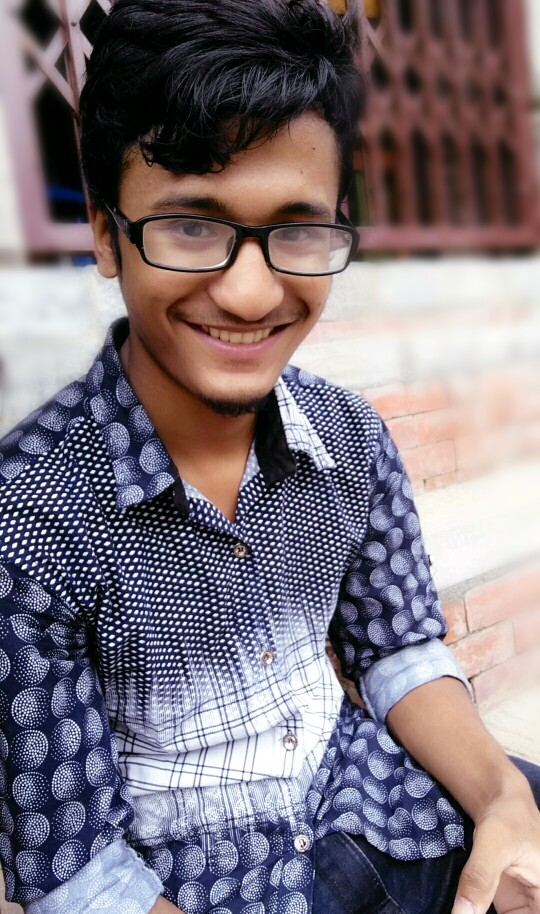
#> input picture images/photo.jpg, 540 x 914 px
$ python templatematching.py
#> lines starting #> are read from the running program, lines starting #| are printed output that depends on the picture; after the words box and inside, x2 and y2 are one past the last pixel; in counts of white or black regions, pixels touching at a corner belong together
import cv2
import numpy as np

img= cv2.imread("../images/photo.jpg")
#> img is the input picture: shape (914, 540, 3); mean B, G, R 123.5, 115.4, 125.5
grey = cv2.cvtColor(img, cv2.COLOR_BGR2GRAY)
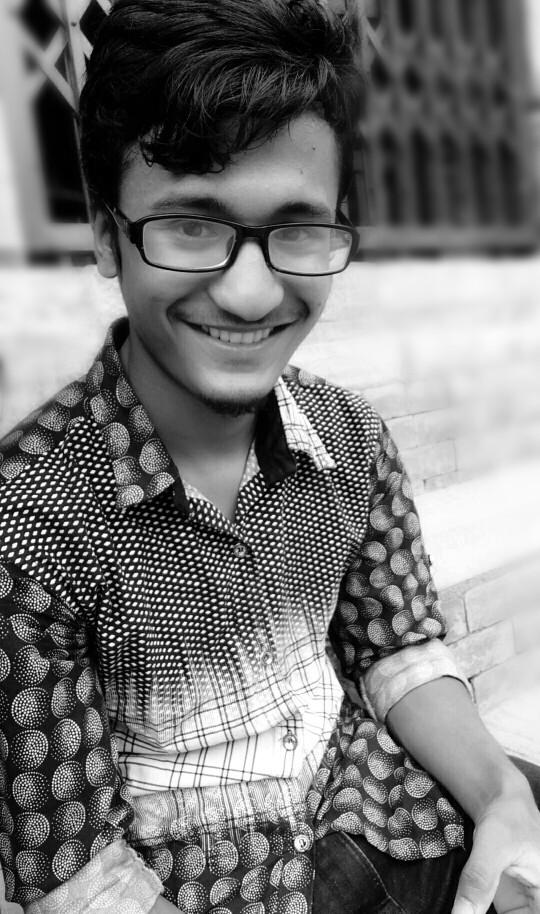
#> grey: shape (914, 540); min 0, max 255, mean 119.3

template = cv2.imread("../images/photo_face.jpg", 0)
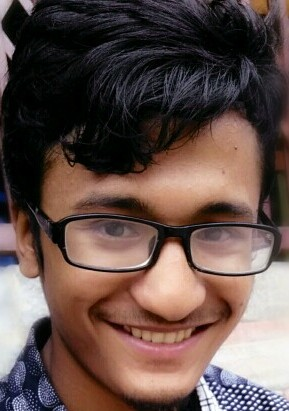
#> input picture images/photo_face.jpg, 289 x 411 px
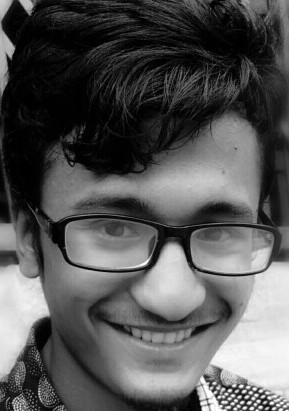
#> template: shape (411, 289); min 0, max 255, mean 85.1
cv2.imshow("Image", img)
cv2.imshow("Template", template)
w, h = template.shape [::-1]
#> w = 289; h = 411

# res = cv2.matchTemplate(grey, template, cv2.TM_CCOEFF_NORMED)
res = cv2.matchTemplate(grey, template, cv2.TM_CCORR_NORMED)
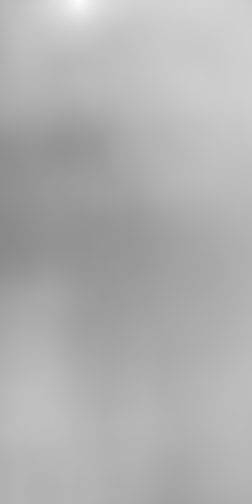
#> res: shape (504, 252) float32; min 0.54, max 1, mean 0.693
print(res)
#> (printed output is left out)
threshold = 0.999
pos = np.where(res >=threshold)
#> pos = ([0], [78])
print(pos)
#| (array([0]), array([78]))
for point in zip(*pos[::-1]):
    cv2.rectangle(img, point, (point[0]+ w, point[1]+h), (0, 255,0), 3)
#> this loop made 1 pass
#> point on pass 1: (78, 0)
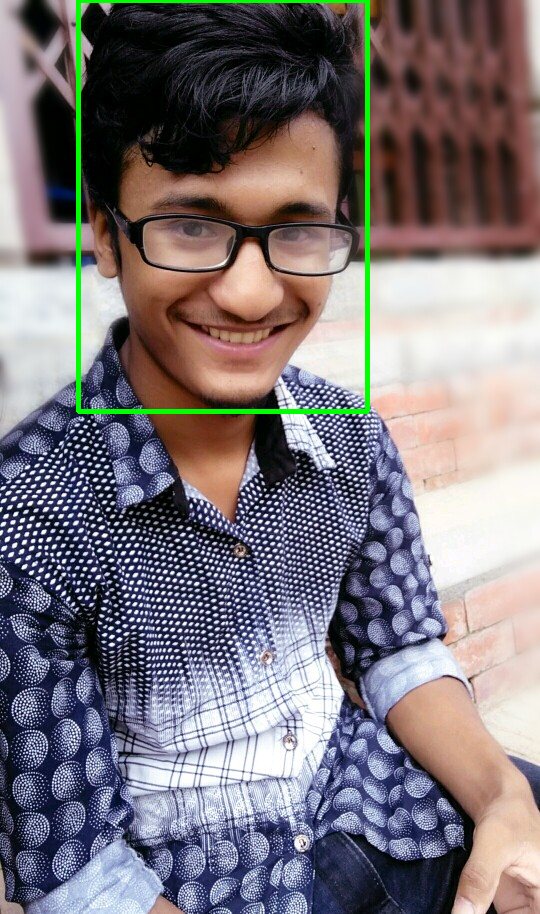
#> img: shape (914, 540, 3); 1.3% of pixels changed, all inside (x1, y1, x2, y2) = (76, 0, 370, 414)


cv2.imshow("Detection", img)

cv2.waitKey(0)
cv2.destroyAllWindows()
